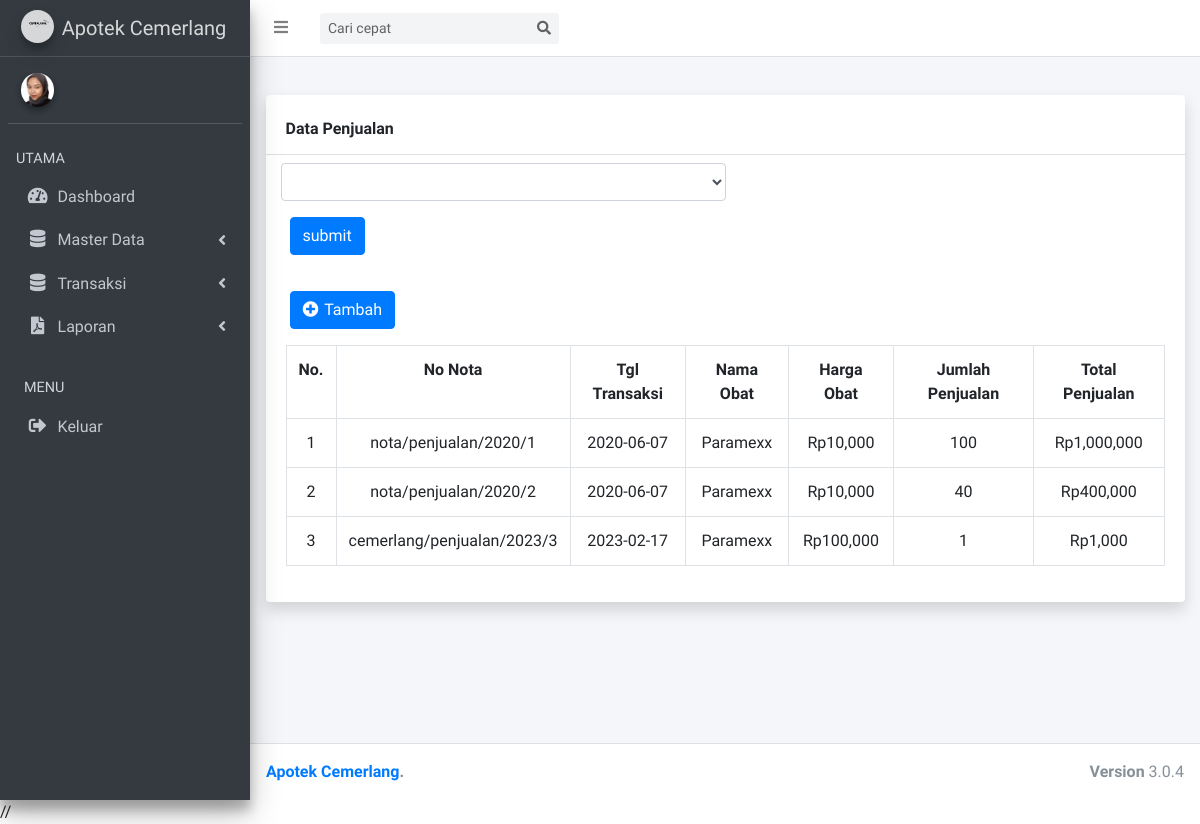
The page /index.php/penjualan on the database as committed earlier.
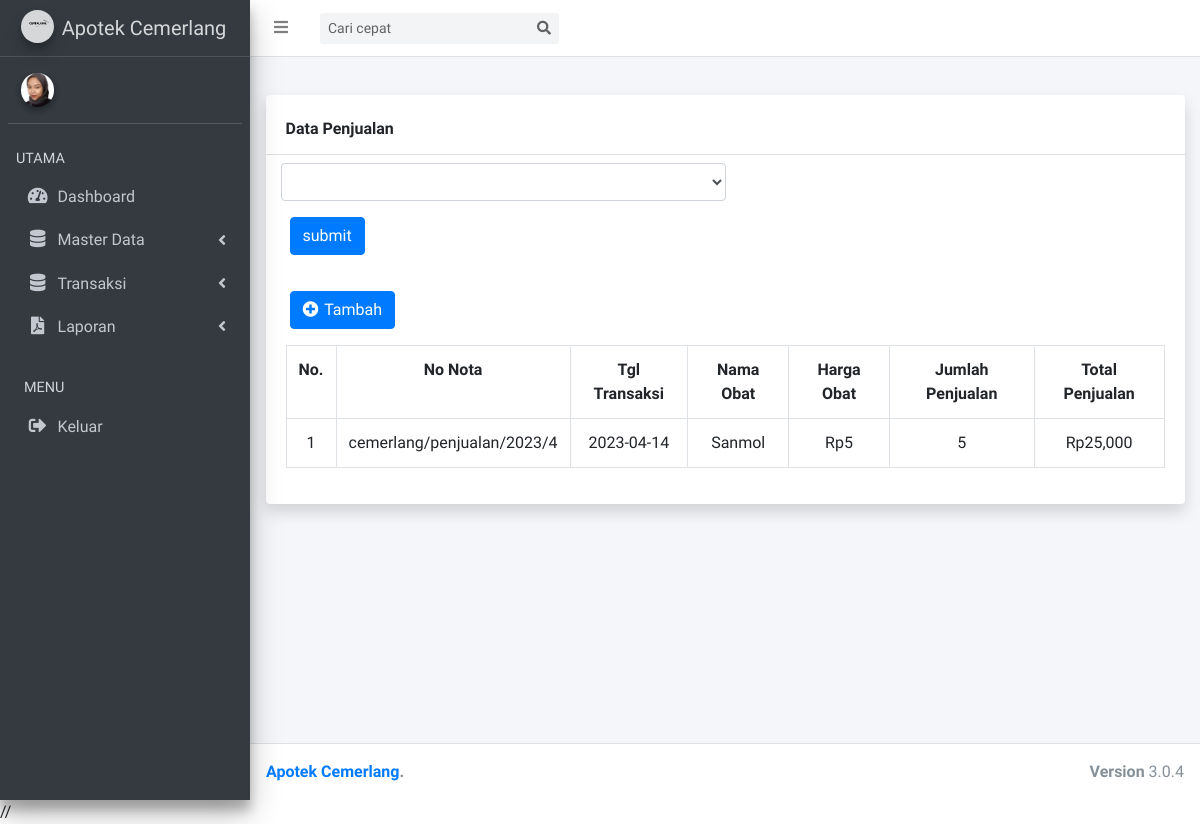
The same page on the database as committed later.
### tables this page shows
CREATE TABLE `sales` (
  `id` int(11) NOT NULL,
  `nota_num` varchar(100) NOT NULL,
  `id_drug` varchar(64) NOT NULL,
  `qty` int(11) NOT NULL,
  `date` date NOT NULL,
  `total` decimal(19,0) NOT NULL,
  `harga_penjualan` int(11) DEFAULT NULL
);

CREATE TABLE `drugs` (
  `id` int(11) NOT NULL,
  `kode_obat` varchar(12) NOT NULL,
  `name` varchar(64) NOT NULL,
  `id_unit` varchar(11) NOT NULL,
  `stock` int(11) NOT NULL
);

### application/controllers/penjualan.php (called while the page is built, shortened)
<?php
class penjualan extends CI_Controller
{
    public function __construct()
    {
        $this->load->model('penjualanModel');
        $this->load->model('obatModel');
        $this->load->model('jurnalModel');
    }
    public function index()
    {
        $data['title'] = 'Admin | Penjualan';
        $data['data'] = $this->penjualanModel->index();
        $data['no_nota'] = $this->penjualanModel->no_nota();
        $data['obat'] = $this->obatModel->index();
        $arrNoNota = explode('/', $data['no_nota'][0]->nota_num);
        $tahun = date('Y');
        $lastId = (int)$arrNoNota[3] + 1;
        $data['no_nota'] = "cemerlang/penjualan/$tahun/$lastId";
        $this->load->view('module/header', $data);
        $this->load->view('sales/index', $data);
        $this->load->view('module/footer');
    }
}

### index.php (called while the page is built, shortened)
<?php
require_once BASEPATH.'core/CodeIgniter.php';

### application/models/penjualanModel.php (called while the page is built, shortened)
<?php
class penjualanModel extends CI_Model
{
    public function index()
    {
        return $this->db->query('select sales.id,nota_num,date,d.name,harga_penjualan,qty,total from sales
                                join drugs d on d.id = sales.id_drug')->result();
    }
    public function no_nota()
    {
        return $this->db
            ->query('select nota_num from sales where id = (SELECT max(id) FROM apotek.sales)')
            ->result();
    }
}

### application/models/obatModel.php (called while the page is built, shortened)
<?php
class obatModel extends CI_Model{
    public function index(){
        return $this->db->query('select drugs.id as id_obat,units.name as satuan,drugs.name,kode_obat,stock from drugs join units on drugs.id_unit = units.id')->result();
    }
}

### application/views/sales/index.php (the view, shortened to what this page needs)
<div class="content-wrapper">
    <section class="content-header">
    </section>
    <section class="content">
        <div class="container">
            <div class="card shadow mb-4">
                <div class="card-header py-3 mt-2">
                    <h6 class="m-0 font-weight-bold ">Data Penjualan</h6>
                </div>
                <form action="{{ url('COA') }}" method="get">
                    <div class="form-group col-md-6 ml-2 mt-2">
                        <select name="cari" id="" class="form-control">
                        </select>
                    </div>
                    <button type=submit name=submit class="btn btn-primary ml-4">submit</button>
                </form>
                <div class="card-body">
                    <a href="#" class="btn btn-primary ml-1 mt-3 mb-3" id="tambah"> <i class="fas fa-plus-circle me-1  " style="letter-spacing: 2px"></i> Tambah </a>
                    <div class="table-responsive">
                        <table class="table table-bordered" id="dataTable" width="100%" cellspacing="0">
                            <tr class="text-center">
                                <th>No.</th>
                                <th>No Nota</th>
                                <th>Tgl Transaksi</th>
                                <th>Nama Obat</th>
                                <th>Harga Obat</th>
                                <th>Jumlah Penjualan</th>
                                <th>Total Penjualan</th>
                            </tr>
                            <?php
                            $no = 1;
                            ?>
                            <?php foreach ($data as $d) : ?>
                                <tr class="text-center">
                                    <td><?= $no ?></td>
                                    <td> <?= $d->nota_num ?> </td>
                                    <td> <?= $d->date ?> </td>
                                    <td> <?= $d->name ?> </td>
                                    <td><?= 'Rp' . number_format($d->harga_penjualan) ?></td>
                                    <td> <?= $d->qty ?> </td>
                                    <td><?= 'Rp' . number_format($d->total) ?></td>
                                </tr>
                                <?php
                                $no++;
                                ?>
                            <?php endforeach; ?>
                        </table>
                    </div>
                </div>
            </div>
        </div>
    </section>
</div>

Rows that differ between the two databases and show on the page:
removed sales: nota_num "nota/penjualan/2020/1", date "2020-06-07", drugs.name "Paramexx", harga_penjualan "10,000", qty "100", total "1,000,000"
removed sales: nota_num "nota/penjualan/2020/2", date "2020-06-07", drugs.name "Paramexx", harga_penjualan "10,000", qty "40", total "400,000"
removed sales: nota_num "cemerlang/penjualan/2023/3", date "2023-02-17", drugs.name "Paramexx", harga_penjualan "100,000", qty "1", total "1,000"
added sales: nota_num "cemerlang/penjualan/2023/4", date "2023-04-14", drugs.name "Sanmol", harga_penjualan "5", qty "5", total "25,000"
